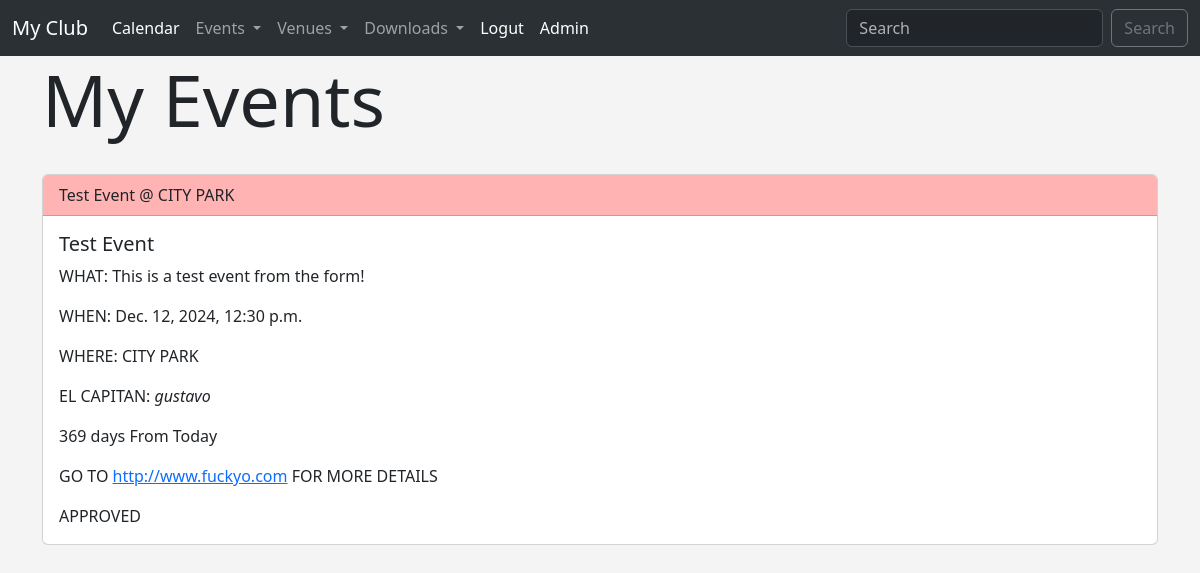
The app's page /my_events (signed in) with its own data.
### events/models.py (models this page shows)
class Event(models.Model):
    name = models.CharField('Event Name', max_length=120)
    event_date = models.DateTimeField('Event Date')
    venue = models.ForeignKey(Venue, blank=True, null=True, on_delete=models.CASCADE)
    manager = models.ForeignKey(User, blank=True, null=True, on_delete=models.SET_NULL)
    description = models.TextField(blank=True)
    attendees = models.ManyToManyField(ClubUser, blank=True)
    approved = models.BooleanField('Approved', default=False)
    def __str__(self):
        return self.name
    @property
    def days_until(self):
        today = date.today()
        days_till = self.event_date.date()
        return str(days_till - today).split(',', 1)[0]

class Venue(models.Model):
    name = models.CharField('Venue Name', max_length=120)
    address = models.CharField('Address', max_length=200)
    zip_code = models.CharField('Zip Code', max_length=10)
    phone = models.CharField('Phone', max_length=13, blank=True)
    website = models.URLField('Website', blank=True)
    email = models.EmailField('Email Address', blank=True)
    owner = models.IntegerField('Venue Owner', blank=False, default=1)
    image = models.ImageField('Image', null=True, blank=True, upload_to="images/")
    def __str__(self):
        return self.name

### events/views.py (the view)
# urls.py: path('my_events', views.my_events, name='my_events'),
def my_events(request):
    if request.user.is_authenticated:
        events = Event.objects.filter(attendees=request.user.id)
        return render(request, 'my_events.html', {"me": request.user.id, "events": events})
    else:
        messages.success(request, 'You are not authorized to view this page')
        return redirect('index')

### events/templates/my_events.html
{% extends 'base.html' %}
{% block content %}
    <h1 class="display-2">My Events</h1>
    {%for event in events%}
    <br/>
    <div class="card">
        <div class="card-header" style="background-color: #ffb3b3; font-weight: lighter;">
            <strong>{{event}} @ {{event.venue}}</strong>
        </div>
        <div class="card-body">
          <h5 class="card-title">{{event.name}}</h5>
          <p class="card-text">WHAT: {{event.description}}</p>
          <p class="card-text">WHEN: {{event.event_date}}</p>
          <p class="card-text">WHERE: {{event.venue}}</p>
          <p class="card-text">EL CAPITAN: <i>{{event.manager}}</i></p>
          <p class="card-text">{{event.days_until}} From Today</p>
          <p class="card-text">GO TO <a href="{{event.venue.website}}">{{event.venue.website}}</a> FOR MORE DETAILS</p>
          {%if event.approved%}
              <p class="card-text">APPROVED</p>
          {%endif%}
        </div>
    </div>
    {%endfor%}
{% endblock content %}

### events/templates/base.html (style rules this page uses)
body { background: #f4f4f4; }

### records on screen
Event: name "Test Event", venue "CITY PARK", description "This is a test event from the form!", event_date "Dec. 12, 2024, 12:30 p.m.", manager "gustavo", days_until "369 days", venue.website "http://www.fuckyo.com", approved "APPROVED"
